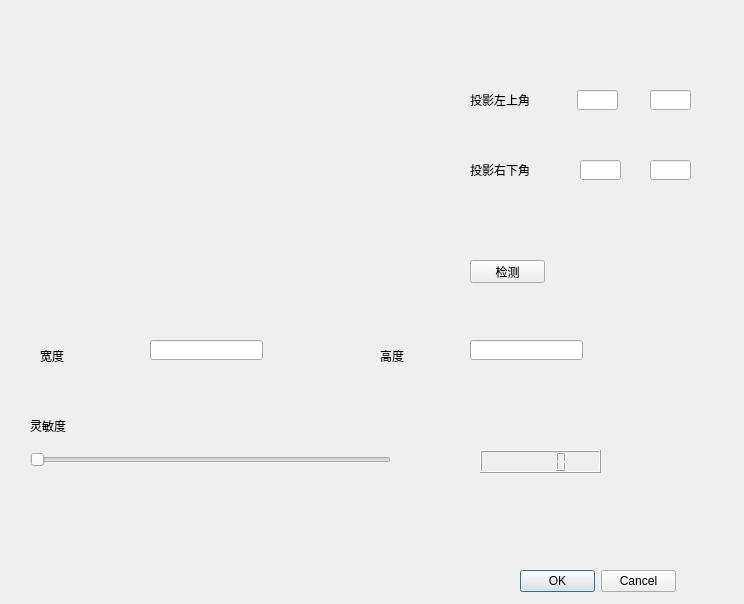
<?xml version="1.0" encoding="UTF-8"?>
<ui version="4.0">
 <class>Dialog</class>
 <widget class="QDialog" name="Dialog">
  <property name="geometry">
   <rect>
    <x>0</x>
    <y>0</y>
    <width>744</width>
    <height>604</height>
   </rect>
  </property>
  <property name="windowTitle">
   <string>Dialog</string>
  </property>
  <widget class="QDialogButtonBox" name="buttonBox">
   <property name="geometry">
    <rect>
     <x>520</x>
     <y>570</y>
     <width>156</width>
     <height>23</height>
    </rect>
   </property>
   <property name="orientation">
    <enum>Qt::Horizontal</enum>
   </property>
   <property name="standardButtons">
    <set>QDialogButtonBox::Cancel|QDialogButtonBox::Ok</set>
   </property>
  </widget>
  <widget class="QSlider" name="horizontalSlider">
   <property name="geometry">
    <rect>
     <x>30</x>
     <y>450</y>
     <width>361</width>
     <height>19</height>
    </rect>
   </property>
   <property name="orientation">
    <enum>Qt::Horizontal</enum>
   </property>
  </widget>
  <widget class="QLineEdit" name="a0">
   <property name="geometry">
    <rect>
     <x>577</x>
     <y>90</y>
     <width>41</width>
     <height>20</height>
    </rect>
   </property>
  </widget>
  <widget class="QLineEdit" name="b0">
   <property name="geometry">
    <rect>
     <x>580</x>
     <y>160</y>
     <width>41</width>
     <height>20</height>
    </rect>
   </property>
  </widget>
  <widget class="QLineEdit" name="width">
   <property name="geometry">
    <rect>
     <x>150</x>
     <y>340</y>
     <width>113</width>
     <height>20</height>
    </rect>
   </property>
  </widget>
  <widget class="QLabel" name="label">
   <property name="geometry">
    <rect>
     <x>30</x>
     <y>420</y>
     <width>54</width>
     <height>12</height>
    </rect>
   </property>
   <property name="text">
    <string>灵敏度</string>
   </property>
  </widget>
  <widget class="QLabel" name="label_2">
   <property name="geometry">
    <rect>
     <x>470</x>
     <y>90</y>
     <width>91</width>
     <height>20</height>
    </rect>
   </property>
   <property name="text">
    <string>投影左上角</string>
   </property>
  </widget>
  <widget class="QLabel" name="label_5">
   <property name="geometry">
    <rect>
     <x>470</x>
     <y>160</y>
     <width>111</width>
     <height>20</height>
    </rect>
   </property>
   <property name="text">
    <string>投影右下角</string>
   </property>
  </widget>
  <widget class="QLineEdit" name="height">
   <property name="geometry">
    <rect>
     <x>470</x>
     <y>340</y>
     <width>113</width>
     <height>20</height>
    </rect>
   </property>
  </widget>
  <widget class="QLabel" name="label_6">
   <property name="geometry">
    <rect>
     <x>40</x>
     <y>350</y>
     <width>54</width>
     <height>12</height>
    </rect>
   </property>
   <property name="text">
    <string>宽度</string>
   </property>
  </widget>
  <widget class="QLabel" name="label_7">
   <property name="geometry">
    <rect>
     <x>380</x>
     <y>350</y>
     <width>54</width>
     <height>12</height>
    </rect>
   </property>
   <property name="text">
    <string>高度</string>
   </property>
  </widget>
  <widget class="QLCDNumber" name="threshold">
   <property name="geometry">
    <rect>
     <x>480</x>
     <y>450</y>
     <width>121</width>
     <height>23</height>
    </rect>
   </property>
  </widget>
  <widget class="QLabel" name="label_show">
   <property name="geometry">
    <rect>
     <x>70</x>
     <y>30</y>
     <width>311</width>
     <height>221</height>
    </rect>
   </property>
   <property name="text">
    <string/>
   </property>
  </widget>
  <widget class="QPushButton" name="draw_line">
   <property name="geometry">
    <rect>
     <x>470</x>
     <y>260</y>
     <width>75</width>
     <height>23</height>
    </rect>
   </property>
   <property name="text">
    <string>检测</string>
   </property>
  </widget>
  <widget class="QLineEdit" name="a1">
   <property name="geometry">
    <rect>
     <x>650</x>
     <y>90</y>
     <width>41</width>
     <height>20</height>
    </rect>
   </property>
  </widget>
  <widget class="QLineEdit" name="b1">
   <property name="geometry">
    <rect>
     <x>650</x>
     <y>160</y>
     <width>41</width>
     <height>20</height>
    </rect>
   </property>
  </widget>
 </widget>
 <tabstops>
  <tabstop>horizontalSlider</tabstop>
  <tabstop>a0</tabstop>
  <tabstop>b0</tabstop>
  <tabstop>width</tabstop>
  <tabstop>height</tabstop>
  <tabstop>buttonBox</tabstop>
 </tabstops>
 <resources/>
 <connections>
  <connection>
   <sender>buttonBox</sender>
   <signal>accepted()</signal>
   <receiver>Dialog</receiver>
   <slot>accept()</slot>
   <hints>
    <hint type="sourcelabel">
     <x>248</x>
     <y>254</y>
    </hint>
    <hint type="destinationlabel">
     <x>157</x>
     <y>274</y>
    </hint>
   </hints>
  </connection>
  <connection>
   <sender>buttonBox</sender>
   <signal>rejected()</signal>
   <receiver>Dialog</receiver>
   <slot>reject()</slot>
   <hints>
    <hint type="sourcelabel">
     <x>316</x>
     <y>260</y>
    </hint>
    <hint type="destinationlabel">
     <x>286</x>
     <y>274</y>
    </hint>
   </hints>
  </connection>
  <connection>
   <sender>horizontalSlider</sender>
   <signal>valueChanged(int)</signal>
   <receiver>threshold</receiver>
   <slot>display(int)</slot>
   <hints>
    <hint type="sourcelabel">
     <x>210</x>
     <y>459</y>
    </hint>
    <hint type="destinationlabel">
     <x>540</x>
     <y>461</y>
    </hint>
   </hints>
  </connection>
  <connection>
   <sender>draw_line</sender>
   <signal>clicked()</signal>
   <receiver>Dialog</receiver>
   <slot>accept()</slot>
   <hints>
    <hint type="sourcelabel">
     <x>507</x>
     <y>271</y>
    </hint>
    <hint type="destinationlabel">
     <x>371</x>
     <y>301</y>
    </hint>
   </hints>
  </connection>
 </connections>
</ui>
